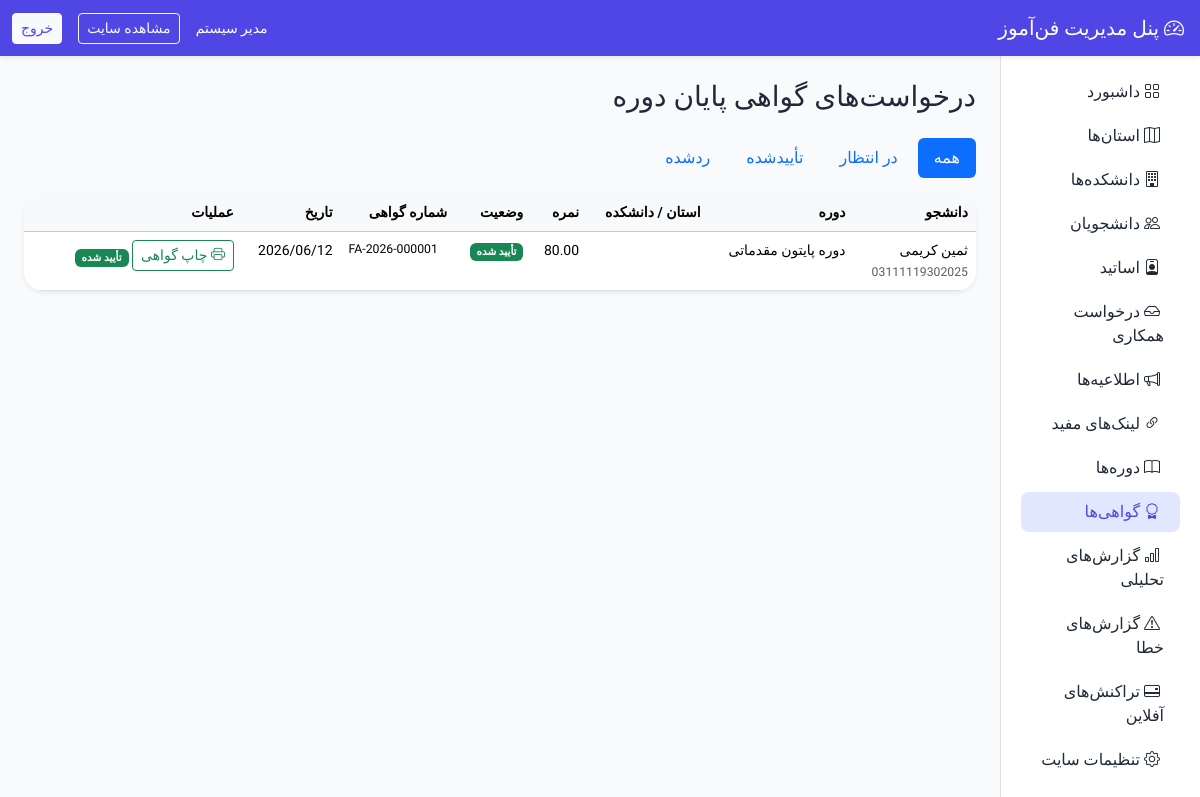
The app's page /admin/certificates.php (signed in), older data.
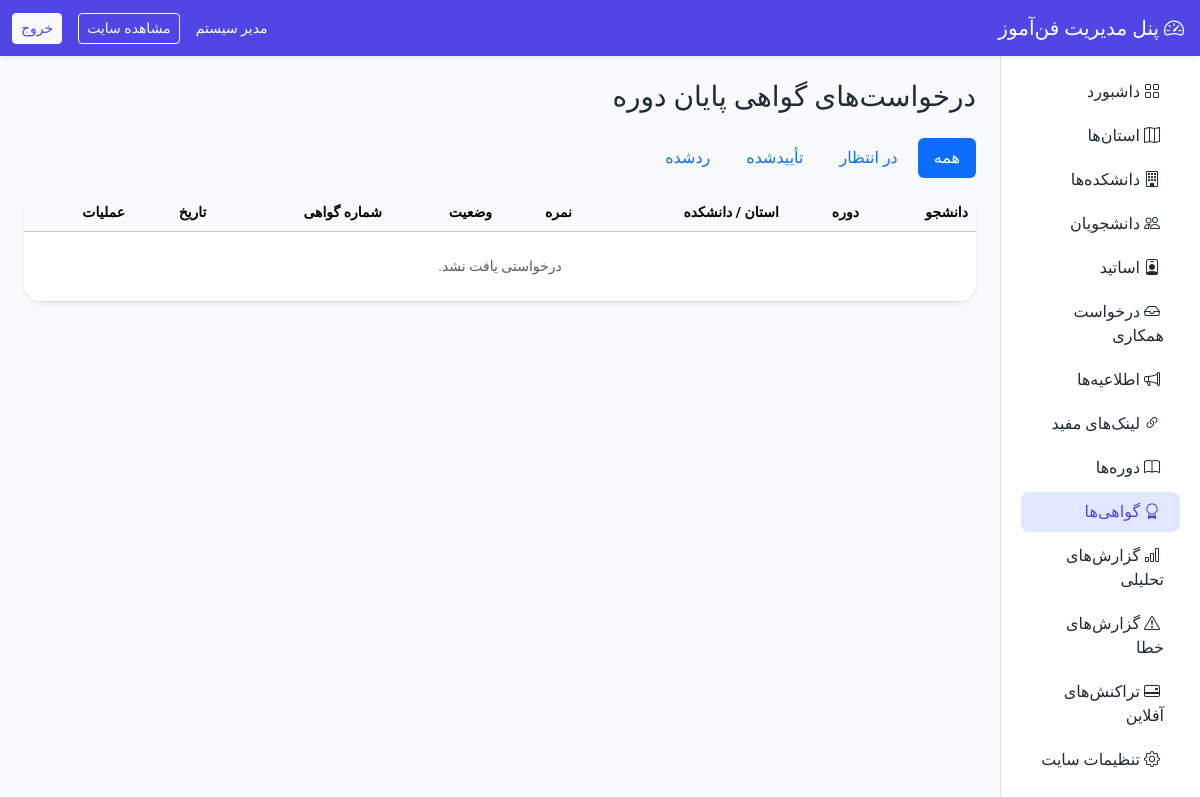
The same page, newer data.
### tables this page shows
CREATE TABLE `certificate_requests` (
  `id` int(10) UNSIGNED NOT NULL,
  `enrollment_id` int(10) UNSIGNED NOT NULL,
  `status` enum('pending','approved','rejected') NOT NULL DEFAULT 'pending',
  `certificate_number` varchar(50) DEFAULT NULL,
  `admin_note` text DEFAULT NULL,
  `reviewed_at` timestamp NULL DEFAULT NULL,
  `reviewed_by` int(10) UNSIGNED DEFAULT NULL,
  `requested_at` timestamp NOT NULL DEFAULT current_timestamp()
);

CREATE TABLE `users` (
  `id` int(10) UNSIGNED NOT NULL,
  `role` enum('admin','teacher','student') NOT NULL,
  `username` varchar(100) DEFAULT NULL,
  `email` varchar(150) DEFAULT NULL,
  `password_hash` varchar(255) NOT NULL,
  `full_name` varchar(200) NOT NULL,
  `phone` varchar(20) DEFAULT NULL,
  `province_id` int(10) UNSIGNED DEFAULT NULL,
  `institution_id` int(10) UNSIGNED DEFAULT NULL,
  `student_code` varchar(50) DEFAULT NULL,
  `education_level` varchar(50) DEFAULT NULL,
  `national_id` varchar(10) DEFAULT NULL,
  `teacher_status` enum('none','pending','approved','rejected') NOT NULL DEFAULT 'none',
  `first_login_done` tinyint(1) NOT NULL DEFAULT 0,
  `is_active` tinyint(1) NOT NULL DEFAULT 1,
  `created_at` timestamp NOT NULL DEFAULT current_timestamp(),
  `updated_at` timestamp NOT NULL DEFAULT current_timestamp() ON UPDATE current_timestamp()
);

CREATE TABLE `courses` (
  `id` int(10) UNSIGNED NOT NULL,
  `teacher_id` int(10) UNSIGNED DEFAULT NULL,
  `category_id` int(10) UNSIGNED DEFAULT NULL,
  `province_id` int(10) UNSIGNED DEFAULT NULL,
  `institution_id` int(10) UNSIGNED DEFAULT NULL,
  `title` varchar(255) NOT NULL,
  `slug` varchar(255) NOT NULL,
  `description` text DEFAULT NULL,
  `image` varchar(255) DEFAULT NULL,
  `price` decimal(12,0) NOT NULL DEFAULT 0,
  `is_paid` tinyint(1) NOT NULL DEFAULT 0,
  `min_pass_grade` decimal(5,2) NOT NULL DEFAULT 60.00,
  `session_count` int(10) UNSIGNED NOT NULL DEFAULT 0,
  `duration_hours` int(10) UNSIGNED DEFAULT 0,
  `session_duration_minutes` int(10) UNSIGNED DEFAULT 90,
  `session_days` varchar(100) DEFAULT NULL,
  `start_date` date DEFAULT NULL,
  `end_date` date DEFAULT NULL,
  `schedule_notes` text DEFAULT NULL,
  `status` enum('draft','published','archived','disabled') NOT NULL DEFAULT 'draft',
  `featured_on_home` tinyint(1) NOT NULL DEFAULT 0,
  `home_sort_order` int(11) NOT NULL DEFAULT 0,
  `created_at` timestamp NOT NULL DEFAULT current_timestamp(),
  `updated_at` timestamp NOT NULL DEFAULT current_timestamp() ON UPDATE current_timestamp()
);

CREATE TABLE `enrollments` (
  `id` int(10) UNSIGNED NOT NULL,
  `user_id` int(10) UNSIGNED NOT NULL,
  `course_id` int(10) UNSIGNED NOT NULL,
  `status` enum('pending','active','completed','cancelled') NOT NULL DEFAULT 'pending',
  `final_grade` decimal(5,2) DEFAULT NULL,
  `enrolled_at` timestamp NOT NULL DEFAULT current_timestamp()
);

### config/app.php (called while the page is built, shortened)
<?php
return [
    'name' => 'فن‌آموز',
    'url' => 'http://localhost/FanAmooz',
    'timezone' => 'Asia/Tehran',
    'upload_path' => dirname(__DIR__) . '/uploads',
    'upload_url' => '/uploads',
    'session_name' => 'fanamooz_session',
    'roles' => [
        'admin' => 'مدیر',
        'teacher' => 'استاد',
        'student' => 'دانشجو',
    ],
];

### includes/bootstrap.php (called while the page is built, shortened)
<?php
$configApp = require dirname(__DIR__) . '/config/app.php';
date_default_timezone_set($configApp['timezone']);
require_once __DIR__ . '/db.php';
require_once __DIR__ . '/helpers.php';
require_once __DIR__ . '/lms.php';
require_once __DIR__ . '/certificates.php';
require_once __DIR__ . '/certificates.php';

### includes/helpers.php (called while the page is built, shortened)
<?php
function e($value): string
{
    return htmlspecialchars((string) $value, ENT_QUOTES | ENT_SUBSTITUTE, 'UTF-8');
}
function base_url(string $path = ''): string
{
    global $configApp;
    $base = rtrim($configApp['url'], '/');
    $path = ltrim($path, '/');
    return $path === '' ? $base : $base . '/' . $path;
}
function asset_url(string $path): string
{
    return base_url('assets/' . ltrim($path, '/'));
}
function format_date(?string $datetime): string
{
    $ts = strtotime($datetime);
    $result = jdate('Y/m/d', $ts);
    return ($result === null || $result === '') ? date('Y/m/d', $ts) : $result;
}

### includes/db.php (called while the page is built, shortened)
<?php
function db(): PDO
{
    static $pdo = null;
    if ($pdo instanceof PDO) {
        return $pdo;
    }
    global $configDb;
    $dsn = sprintf(
        'mysql:host=%s;port=%d;dbname=%s;charset=%s',
        $configDb['host'],
        $configDb['port'],
        $configDb['dbname'],
        $configDb['charset']
    );
    $pdo = new PDO($dsn, $configDb['username'], $configDb['password'], [
        PDO::ATTR_ERRMODE => PDO::ERRMODE_EXCEPTION,
        PDO::ATTR_DEFAULT_FETCH_MODE => PDO::FETCH_ASSOC,
        PDO::ATTR_EMULATE_PREPARES => false,
    ]);
    return $pdo;
}

### includes/certificates.php (called while the page is built, shortened)
<?php
function phase7_certificates_ready(): bool
{
    try {
        db()->query('SELECT 1 FROM certificate_requests LIMIT 1');
        return true;
    } catch (PDOException) {
        return false;
    }
}
function admin_certificates_list(?string $statusFilter = null, int $limit = 300): array
{
    if (!phase7_certificates_ready()) {
        return [];
    }
    $sql = "SELECT cr.*, u.full_name AS student_name, u.student_code,
                   c.title AS course_title, e.final_grade,
                   p.name AS province_name, i.name AS institution_name
            FROM certificate_requests cr
            JOIN enrollments e ON e.id = cr.enrollment_id
            JOIN users u ON u.id = e.user_id
            JOIN courses c ON c.id = e.course_id
            LEFT JOIN institutions i ON i.id = u.institution_id
            LEFT JOIN provinces p ON p.id = u.province_id
            WHERE 1=1";
    $params = [];
    $sql .= ' ORDER BY cr.requested_at DESC LIMIT ' . (int) $limit;
    $stmt = db()->prepare($sql);
    $stmt->execute($params);
    return $stmt->fetchAll();
}

### includes/lms.php (called while the page is built, shortened)
<?php
function certificate_status_label(string $status): string
{
    return match ($status) {
        'pending' => 'در انتظار بررسی',
        'approved' => 'تأیید شده',
        'rejected' => 'رد شده',
        default => $status,
    };
}

### admin/certificates.php (the view, shortened to what the changed rows need)
<?php
require_once dirname(__DIR__) . '/includes/bootstrap.php';
$activeMenu = 'certificates';
$filter = $_GET['status'] ?? 'all';
$items = admin_certificates_list($filter === 'all' ? null : $filter);
require dirname(__DIR__) . '/includes/layout/admin_header.php';
?>
<h1 class="h3 mb-4">درخواست‌های گواهی پایان دوره</h1>
<ul class="nav nav-pills mb-3 flex-wrap gap-1">
    <?php foreach (['all' => 'همه', 'pending' => 'در انتظار', 'approved' => 'تأییدشده', 'rejected' => 'ردشده'] as $k => $label): ?>
        <li class="nav-item">
            <a class="nav-link <?= $filter === $k ? 'active' : '' ?>" href="?status=<?= e($k) ?>"><?= e($label) ?></a>
        </li>
    <?php endforeach; ?>
</ul>
<div class="card border-0 shadow-sm table-responsive">
    <table class="table table-hover mb-0 small">
        <thead class="table-light">
            <tr>
                <th>دانشجو</th>
                <th>دوره</th>
                <th>استان / دانشکده</th>
                <th>نمره</th>
                <th>وضعیت</th>
                <th>شماره گواهی</th>
                <th>تاریخ</th>
                <th>عملیات</th>
            </tr>
        </thead>
        <tbody>
        <?php foreach ($items as $item): ?>
            <tr>
                <td><?= e($item['student_name']) ?><br><small class="text-muted"><?= e($item['student_code'] ?? '') ?></small></td>
                <td><?= e($item['course_title']) ?></td>
                <td class="small"><?= e($item['province_name'] ?? '') ?><br><?= e($item['institution_name'] ?? '') ?></td>
                <td><?= e($item['final_grade'] ?? '—') ?></td>
                <td><span class="badge bg-<?= $item['status'] === 'approved' ? 'success' : ($item['status'] === 'rejected' ? 'danger' : 'warning text-dark') ?>"><?= e(certificate_status_label($item['status'])) ?></span></td>
                <td dir="ltr" class="small"><?= e($item['certificate_number'] ?? '—') ?></td>
                <td><?= e(format_date($item['requested_at'])) ?></td>
				<td style="min-width:200px">
    <?php if ($item['status'] === 'approved' && $item['certificate_number']): ?>
        <a href="<?= e(base_url('admin/certificate_print.php?id=' . (int) $item['id'])) ?>"
           class="btn btn-sm btn-outline-success mb-1" target="_blank">
            <i class="bi bi-printer"></i> چاپ گواهی
        </a>
        <span class="badge bg-success">تأیید شده</span>
    <?php endif; ?>
</td>
            </tr>
        <?php endforeach; ?>
        <?php if (!$items): ?>
            <tr><td colspan="8" class="text-center text-muted py-4">درخواستی یافت نشد.</td></tr>
        <?php endif; ?>
        </tbody>
    </table>
</div>
<?php require dirname(__DIR__) . '/includes/layout/admin_footer.php'; ?>

### includes/layout/admin_header.php (shortened to what the changed rows need)
<?php
$activeMenu = $activeMenu ?? '';
?>
<!DOCTYPE html>
<html lang="fa" dir="rtl">
<head>
    <link href="https://cdn.jsdelivr.net/npm/bootstrap@5.3.3/dist/css/bootstrap.rtl.min.css" rel="stylesheet">
    <link href="https://cdn.jsdelivr.net/npm/bootstrap-icons@1.11.3/font/bootstrap-icons.min.css" rel="stylesheet">
    <link href="<?= e(asset_url('css/theme.css')) ?>" rel="stylesheet">
<link rel="stylesheet" href="<?= asset_url('css/jalalidatepicker.min.css') ?>">
    <?php require __DIR__ . '/head_extras.php'; ?>
</head>
<body>
<div class="container-fluid">
    <div class="row">
		<aside class="col-lg-2 admin-sidebar py-3" id="adminSidebar">
    <nav class="nav flex-column px-2">
        <?php
                $menu = [
    'dashboard'       => ['index.php', 'داشبورد', 'bi-grid'],
    'provinces'       => ['provinces.php', 'استان‌ها', 'bi-map'],
    'institutions'    => ['institutions.php', 'دانشکده‌ها', 'bi-building'],
    'students'        => ['students.php', 'دانشجویان', 'bi-people'],
    'teachers_list'   => ['teachers.php', 'اساتید', 'bi-person-badge'],
    'teachers'        => ['teacher_applications.php', 'درخواست همکاری', 'bi-inbox'],
    'announcements'   => ['announcements.php', 'اطلاعیه‌ها', 'bi-megaphone'],
    'links'           => ['useful_links.php', 'لینک‌های مفید', 'bi-link-45deg'],
    'courses'         => ['courses.php', 'دوره‌ها', 'bi-book'],
    'certificates'    => ['certificates.php', 'گواهی‌ها', 'bi-award'],
	'analytical_reports' => ['analytics.php', 'گزارش‌های تحلیلی', 'bi-bar-chart'],
'error_reports'      => ['error_reports.php', 'گزارش‌های خطا', 'bi-exclamation-triangle'],
    'payments_offline'=> ['pending_payments.php', 'تراکنش‌های آفلاین', 'bi-credit-card-2-back'],
    'settings'        => ['settings.php', 'تنظیمات سایت', 'bi-gear'],
];
                foreach ($menu as $key => [$file, $label, $icon]):
                    $active = $activeMenu === $key ? 'active' : '';
                ?>
                <a class="nav-link <?= $active ?>" href="<?= e(base_url('admin/' . $file)) ?>">
                    <i class="bi <?= e($icon) ?> ms-1"></i> <?= e($label) ?>
                </a>
                <?php endforeach; ?>
    </nav>
</aside>
        <main class="col-lg-10 py-4 px-4">

Row changes from the older to the newer data that the page shows:
removed certificate_requests: users.full_name "ثمین کریمی", users.student_code "03111119302025", courses.title "دوره پایتون مقدماتی", enrollment.final_grade "80.00", status "تأیید شده", certificate_number "FA-2026-000001", requested_at "2026/06/12"
Text that changed along with them:
text now shown: "درخواستی یافت نشد."
